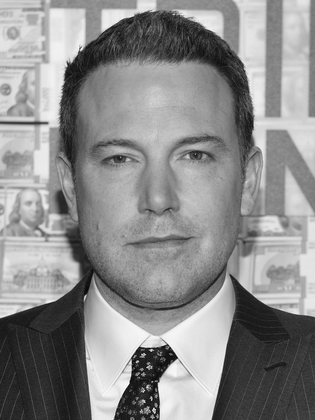
%> input picture Week 2/Jadon_1_HW2/affleck_gray.png, 315 x 420 px, shrunk from 800 x 1067 before the run
$ octave Jadon_1_HW2.m   (GNU Octave 9; MATLAB toolbox functions it lacks are replaced by stand-ins)
%> lines starting %> are read from the running program, lines starting %| are printed output that depends on the picture
%Following code is for Q1

sigma=11; % use different values
G = fspecial('gaussian', 2*ceil(3*sigma)+1, sigma);
faceIm = double(imread('affleck_gray.png'));
%> faceIm: size 420x315 double; min 5, max 255, mean 139.4; mean of the top-left, top-right, bottom-left and bottom-right quarters 154.5, 148.8, 120.4, 134.1
gIm = imfilter(faceIm, G, 'replicate');
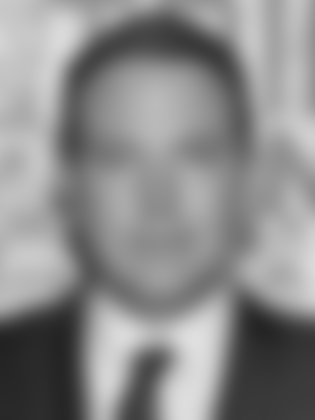
%> gIm: size 420x315 double; min 34.37, max 223.9, mean 139.3
imshow(gIm/255); % double images need range of 0-1
imwrite(uint8(gIm), 'gIm.bmp');

%Q1 code ends

%%%%%%%%%%%%%%%%%%%%%%%%%%%%%%%%%%%%%%%%

%Following code is for Q2

[Gx Gy] = gaussDeriv2D(1);          %Code for function is at the end of this file
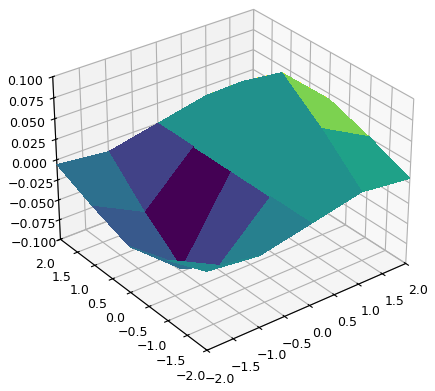
%> figure redrawn from the program's plot data


%Q2 code ends

%%%%%%%%%%%%%%%%%%%%%%%%%%%%%%%%%%%%%%%%

%Following code is for Q3

rgbIm = imread('Lenna.png');
% [46 lines not run here, left out]
function [Gx, Gy] = gaussDeriv2D(sigma);
x=-ceil(2*sigma):1:ceil(2*sigma);
y=-ceil(2*sigma):1:ceil(2*sigma);


% I used step-size of 0.1 to get the figures. Otherwise I used step-size of
% 1 to get Gx and Gy matrices

for i=1:1:length(x)
for j=1:1:length(y)
    Gx(i,j)=((x(i))/(2*pi*sigma^4))*(exp(-(x(i)^2+y(j)^2)/(2*sigma^2)));
    Gy(i,j)=((y(j))/(2*pi*sigma^4))*(exp(-(x(i)^2+y(j)^2)/(2*sigma^2)));

end
end
Gx      %To get Gx matrix
Gy      %To get Gy matrix
figure(1);
s=mesh(x,y,Gx)             %To print Gx mesh figure (Step size = 0.1)
s.FaceColor = 'flat';
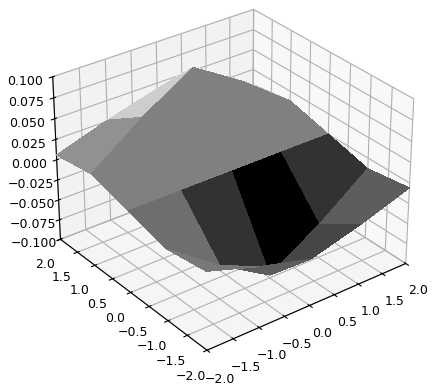
%> figure redrawn from the program's plot data
%> the run ends on the next line

figure(2);
s=mesh(x,y,Gy)             %To print Gy mesh figure (Step size = 0.1)
s.FaceColor = 'flat';
end
